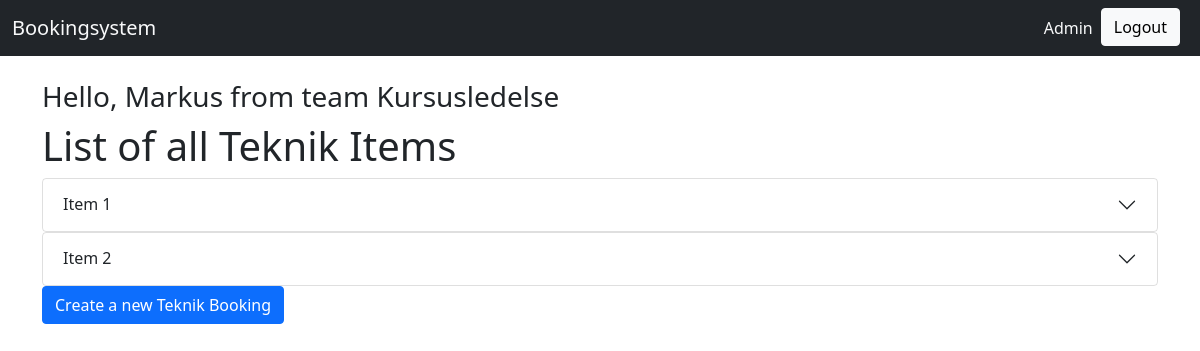
/Teknik/Teknik/TeknikItem/ (signed in), run on the app's committed database.
### organization/models.py (models this page shows, shortened)
class Volunteer(AbstractUser):
    username = models.CharField(max_length=30, unique=True)
    first_name = models.CharField(max_length=30)
    created = models.DateTimeField(auto_now_add=True, editable=False)
    last_name = models.CharField(max_length=30)
    last_updated = models.DateTimeField(auto_now=True, editable=False)
    email = models.EmailField()
    class Meta:
        pass

class TeamMembership(models.Model):
    team = models.ForeignKey("organization.Team", on_delete=models.CASCADE)
    member = models.ForeignKey("organization.Volunteer", on_delete=models.CASCADE)
    last_updated = models.DateTimeField(auto_now=True, editable=False)
    created = models.DateTimeField(auto_now_add=True, editable=False)
    role = models.CharField(max_length=30)
    class Meta:
        pass

class Team(models.Model):
    name = models.CharField(max_length=30)
    last_updated = models.DateTimeField(auto_now=True, editable=False)
    short_name = models.CharField(max_length=30)
    created = models.DateTimeField(auto_now_add=True, editable=False)
    class Meta:
        pass

### Teknik/models.py (models this page shows, shortened)
class TeknikItem(models.Model):
    name = models.CharField(max_length=30)
    last_updated = models.DateTimeField(auto_now=True, editable=False)
    created = models.DateTimeField(auto_now_add=True, editable=False)
    description = models.TextField(max_length=100)
    class Meta:
        pass

### Teknik/views.py (the view)
# urls.py: path("Teknik/TeknikItem/", views.TeknikItemListView.as_view(), name="Teknik_TeknikItem_list"),
class TeknikItemListView(generic.ListView):
    model = models.TeknikItem
    form_class = forms.TeknikItemForm

### Teknik/templates/Teknik/teknikitem_list.html (shortened to what this page needs)
{% extends "base.html" %}
{% block content %}
<h1> List of all Teknik Items </h1>
{% for object in object_list %}
  <div class="accordion" id="accordionExample">
    <div class="accordion-item">
      <h2 class="accordion-header">
        <button class="accordion-button collapsed" type="button" data-bs-toggle="collapse" data-bs-target="#collapse{{ object.pk }}" aria-expanded="true" aria-controls="collapseOne">
          {{object.name}}
        </button>
      </h2>
    </div>
  </div>
{% endfor %}
<div>
  <a class="btn btn-primary"
    href="{% url 'Teknik_TeknikBooking_create' %}">
  Create a new Teknik Booking
  </a>
</div>
{% endblock %}

### templates/base.html (shortened to what this page needs)
<!doctype html>
<html lang="en">
    <head>
        <link href="https://cdn.jsdelivr.net/npm/bootstrap@5.0.0-beta1/dist/css/bootstrap.min.css" rel="stylesheet">
    </head>
  <body>
    {% load bootstrap_icons %}
  	{% include 'navbar.html' %}
    <br/>
    <div class="container">
      {% if request.user.is_authenticated %}
      <h3>Hello, {{ user.first_name }} from team {% with volunteer_team_memberships=request.user.teammembership_set.all %}
          {% if volunteer_team_memberships %}
              {{ volunteer_team_memberships.first.team.name }}
          {% endif %}
          {% endwith %}</h3>
      {% endif %}
      {% block content %}{% endblock %}
    </div>
  </body>
</html>

### data on the page
Volunteer: first_name "Markus"
TeamMembership: first.team.name "Kursusledelse"
TeknikItem: name "Item 1"
TeknikItem: name "Item 2"
